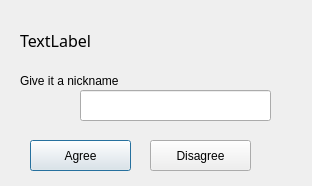
<?xml version="1.0" encoding="UTF-8"?>
<ui version="4.0">
 <class>AddFriendReply</class>
 <widget class="QDialog" name="AddFriendReply">
  <property name="geometry">
   <rect>
    <x>0</x>
    <y>0</y>
    <width>312</width>
    <height>186</height>
   </rect>
  </property>
  <property name="windowTitle">
   <string>Add Friend Request</string>
  </property>
  <widget class="QLabel" name="statusLabel">
   <property name="geometry">
    <rect>
     <x>20</x>
     <y>20</y>
     <width>251</width>
     <height>41</height>
    </rect>
   </property>
   <property name="font">
    <font>
     <family>AlArabiya</family>
     <pointsize>12</pointsize>
    </font>
   </property>
   <property name="text">
    <string>TextLabel</string>
   </property>
  </widget>
  <widget class="QLabel" name="label">
   <property name="geometry">
    <rect>
     <x>20</x>
     <y>70</y>
     <width>131</width>
     <height>21</height>
    </rect>
   </property>
   <property name="text">
    <string>Give it a nickname</string>
   </property>
  </widget>
  <widget class="QLineEdit" name="lineEdit">
   <property name="geometry">
    <rect>
     <x>80</x>
     <y>90</y>
     <width>191</width>
     <height>31</height>
    </rect>
   </property>
  </widget>
  <widget class="QPushButton" name="pushButtonAgree">
   <property name="geometry">
    <rect>
     <x>30</x>
     <y>140</y>
     <width>101</width>
     <height>31</height>
    </rect>
   </property>
   <property name="text">
    <string>Agree</string>
   </property>
  </widget>
  <widget class="QPushButton" name="pushButtonDisagree">
   <property name="geometry">
    <rect>
     <x>150</x>
     <y>140</y>
     <width>101</width>
     <height>31</height>
    </rect>
   </property>
   <property name="text">
    <string>Disagree</string>
   </property>
  </widget>
 </widget>
 <resources/>
 <connections/>
</ui>
